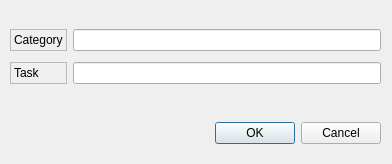
<ui version="4.0" >
 <class>Dialog</class>
 <widget class="QDialog" name="Dialog" >
  <property name="windowModality" >
   <enum>Qt::ApplicationModal</enum>
  </property>
  <property name="geometry" >
   <rect>
    <x>0</x>
    <y>0</y>
    <width>392</width>
    <height>164</height>
   </rect>
  </property>
  <property name="windowTitle" >
   <string>Add New Task</string>
  </property>
  <property name="windowIcon" >
   <iconset>IconResources/script.png</iconset>
  </property>
  <widget class="QWidget" name="layoutWidget" >
   <property name="geometry" >
    <rect>
     <x>10</x>
     <y>24</y>
     <width>371</width>
     <height>66</height>
    </rect>
   </property>
   <layout class="QGridLayout" >
    <property name="margin" >
     <number>0</number>
    </property>
    <property name="spacing" >
     <number>6</number>
    </property>
    <item row="1" column="1" >
     <widget class="QLineEdit" name="taskLineEdit" />
    </item>
    <item row="0" column="1" >
     <widget class="QLineEdit" name="categoryLineEdit" />
    </item>
    <item row="1" column="0" >
     <widget class="QLabel" name="taskLabel" >
      <property name="frameShape" >
       <enum>QFrame::StyledPanel</enum>
      </property>
      <property name="text" >
       <string>Task</string>
      </property>
     </widget>
    </item>
    <item row="0" column="0" >
     <widget class="QLabel" name="categoryLabel" >
      <property name="frameShape" >
       <enum>QFrame::StyledPanel</enum>
      </property>
      <property name="text" >
       <string>Category</string>
      </property>
     </widget>
    </item>
   </layout>
  </widget>
  <widget class="QDialogButtonBox" name="buttonBox" >
   <property name="geometry" >
    <rect>
     <x>50</x>
     <y>117</y>
     <width>331</width>
     <height>32</height>
    </rect>
   </property>
   <property name="orientation" >
    <enum>Qt::Horizontal</enum>
   </property>
   <property name="standardButtons" >
    <set>QDialogButtonBox::Cancel|QDialogButtonBox::NoButton|QDialogButtonBox::Ok</set>
   </property>
  </widget>
 </widget>
 <resources/>
 <connections>
  <connection>
   <sender>buttonBox</sender>
   <signal>accepted()</signal>
   <receiver>Dialog</receiver>
   <slot>accept()</slot>
   <hints>
    <hint type="sourcelabel" >
     <x>248</x>
     <y>254</y>
    </hint>
    <hint type="destinationlabel" >
     <x>157</x>
     <y>274</y>
    </hint>
   </hints>
  </connection>
  <connection>
   <sender>buttonBox</sender>
   <signal>rejected()</signal>
   <receiver>Dialog</receiver>
   <slot>reject()</slot>
   <hints>
    <hint type="sourcelabel" >
     <x>316</x>
     <y>260</y>
    </hint>
    <hint type="destinationlabel" >
     <x>286</x>
     <y>274</y>
    </hint>
   </hints>
  </connection>
 </connections>
</ui>
